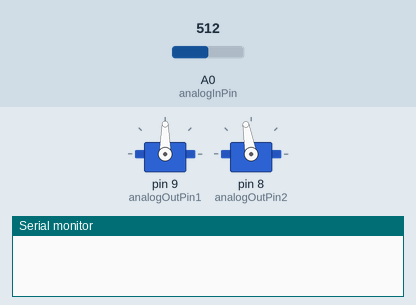
This sketch was run on a simulated Arduino Uno, built with avr-gcc and run on an emulated ATmega328P. On the bench: 2 × servo, the last lines printed to the serial monitor. The test bench sets the inputs (shaded band); at power-on: A0 (analogInPin) = 512.

Above: at 0.1 s.
At 13.76 s:
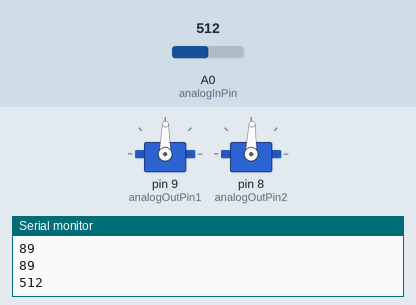
At 19.98 s:
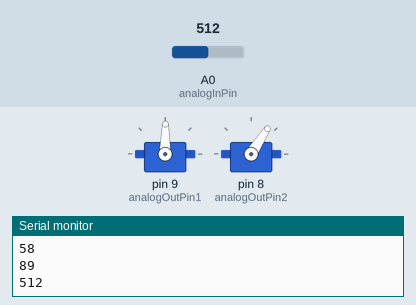
At 39.87 s:
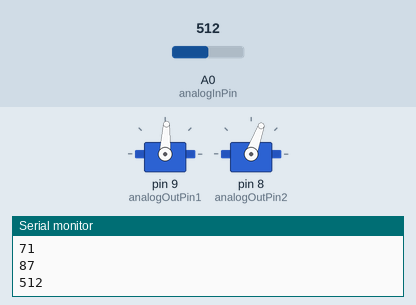
Timing chart, 0 to 40.0 s (numbered marks = the images above):
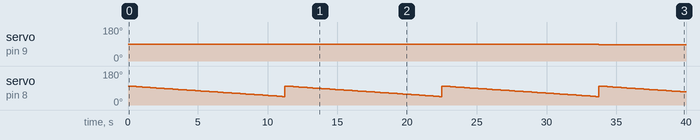

Measured:
- by itself, servo on pin 9 (analogOutPin1): 90° → 89° at 11.2 s, → 88° 11.2 s later, → 87° 11.2 s later
- by itself, servo on pin 8 (analogOutPin2): ramps from 100° to 45° and jumps back, once every 11.2 s

The sketch:

testValuePoelab2.ino
```cpp
/*
  3D scaner with infared sensor and two servo motors

  The motors will tilt and pan the sensor to take an image of the object and transmit to to a Matlab script that uses the data to plot.

  Created 20 Sep. 2017

*/
#include "Servo.h" // Included the Servo library

const int analogInPin = A0;  // Analog input pin that the sensor is attached to
const int analogOutPin1 = 9; // Analog output pin that the base motor is attached to
const int analogOutPin2 = 8;  //  Analog output pin that the top motor is attached to

Servo baseServo; // declaring the top and base servos
Servo topServo;

int posBase = 0;              // Inital base servo position
int posTop = 0;              // Inital top servo position

float sensorValue = 0;        // value read from the pot
int outputValue1 = 0;        // value output to the PWM (analog out)
int outputValue2 = 0;        // value output to the PWM (analog out)

// Out 1 is for the base motor
// Out 2 is for the top motor

void setup() {
  // initialize serial communications at 9600 bps:
  Serial.begin(9600);

  baseServo.attach(analogOutPin1);
  topServo.attach(analogOutPin2);
}


void loop() {
    int read1 = 0;
    int read2 = 0;
    int read3 = 0;
    int avRead = 0;
    // initalizing average reading variables

      for (posBase = 90; posBase >= 30; posBase -= 1) { // goes from 60 degrees to 30 degrees
         baseServo.write(posBase);                      // tell servo to go to position in variable 'posBase'
          for (posTop = 100; posTop >= 45; posTop -= 1) { // goes from 100 degrees to 70 degrees
          topServo.write(posTop);                       // tell servo to go to position in variable 'posTop'
         delay(50);                                      // Waits 50 seconds for the sensor to get a reading of a single point
          read1 = SensorRead();
          delay(50);
         read2 = SensorRead();
          delay(50);
          read3 = SensorRead();
          delay(50);

          avRead = (read1 + read2 + read3)/3;  // Calculating the average read from the sensor

          // Send the top angle, the base angle, and the average read to Matlab
          Serial.println(posTop);
          Serial.println(posBase);
          Serial.println(avRead);

       }
      }
  Serial.println(-1);
}
int SensorRead() {
  // read the analog in value:
  sensorValue = analogRead(analogInPin);
  //return sensorValue;
  int result = 0.121951 * (700 - sensorValue);
  return sensorValue;
}
```
